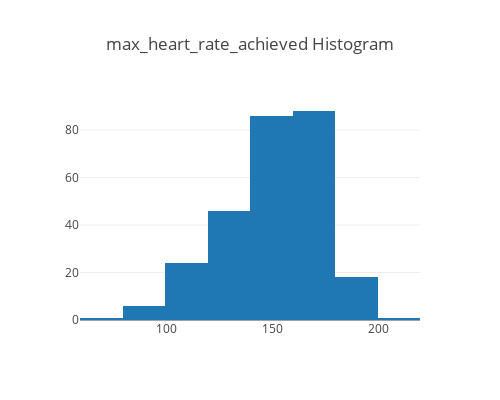

Notebook code for this chart:
### Markdown cell above
##### max_heart_rate_achieved

### Code cell
trace0 = [go.Histogram(x = df_combine['max_heart_rate_achieved'], nbinsx = 10)]
layout = go.Layout(autosize = False, width=500, height=400,\
                  title=go.layout.Title(text='max_heart_rate_achieved Histogram'))

fig = go.Figure(data=trace0, layout=layout)

plotly.offline.iplot(fig, filename='basic-line')

### Figure 1 — Plotly figure (JSON) as saved in the notebook; plotly's stock layout.template omitted (floating-point values rounded to 4 significant figures; data arrays with more than 128 entries replaced by an {"elided": "..."} marker saying what was removed)
{"data": [{"nbinsx": 10, "type": "histogram", "uid": "104c67ac-0c54-4f11-8022-9b9384198192", "x": {"elided": "270 int values"}}], "layout": {"autosize": false, "height": 400, "title": {"text": "max_heart_rate_achieved Histogram"}, "width": 500}}
